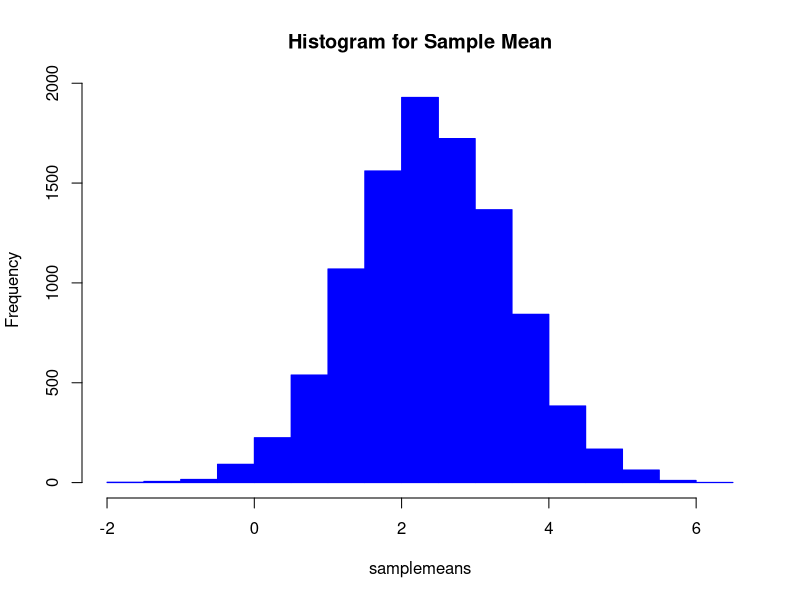
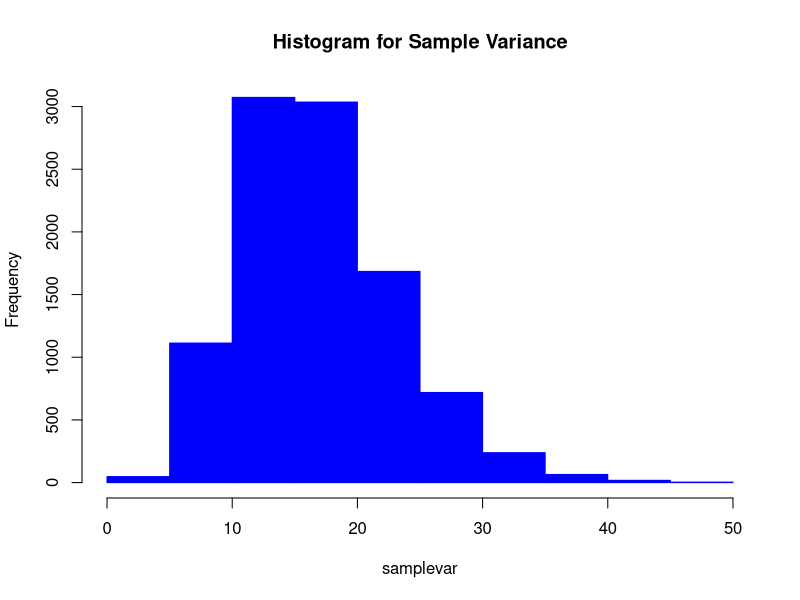

Reproduce these figures in R, in order.
#Group: DA-40

#Group members: Arpan Agarwal (13MA20012)
#Priyank Yadav (13MA20031)
#Neeraj Bhukania (13MA20025)
#Harsht Khandelwal (13MA20051)
#Ravi kumar Choudhary (13MA20033)


m <- 10000 #number of samples
n <- 16 #size of each sample

normal.mean <- 2.4
normal.sd <- 4.1

normal <- rnorm(m*n, normal.mean, normal.sd)

normal.mat <- matrix(normal, nrow = m)

samplemeans <- apply(normal.mat, 1, mean)

samplevar <- apply(normal.mat, 1, var)

hist(samplemeans, main = "Histogram for Sample Mean", border = "blue", col = "blue")

hist(samplevar, main = "Histogram for Sample Variance", border = "blue", col = "blue")